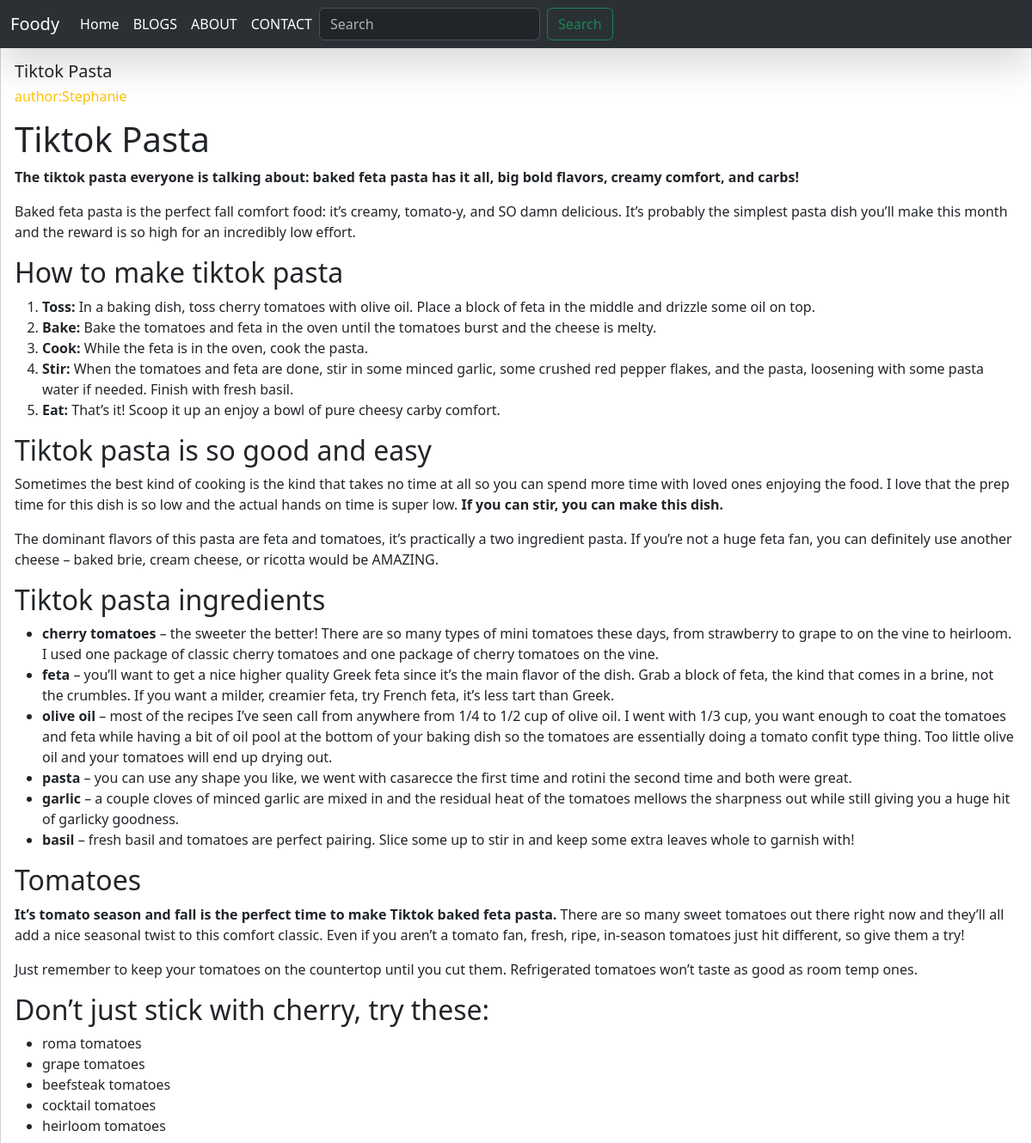
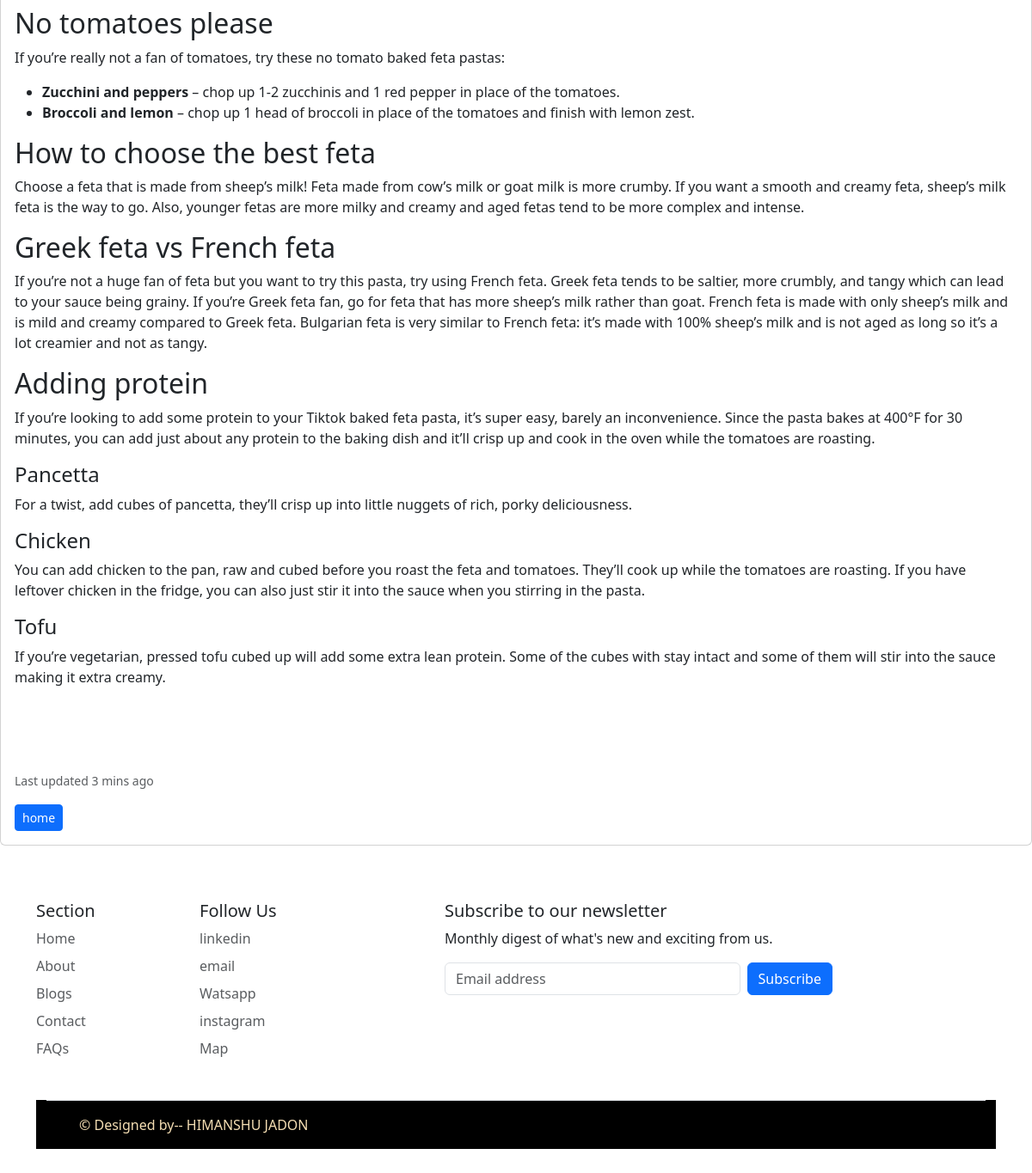
Page /viewBlog/4/ on the committed database (2 pictures, top to bottom).
### myapp2/models.py (models this page shows, shortened)
class Popular_blogs(models.Model):
    title=models.CharField(max_length=50)
    author=models.CharField(max_length=50)
    date=models.DateField(auto_now_add=True)
    content=RichTextField()
    image = models.ImageField(upload_to = "myapp2/images",default="")
    created_at=models.DateTimeField(auto_now_add=True)

### myapp2/views.py (the view)
# urls.py: path('viewBlog/<int:pk>/',views.view_block,name='viewBlog'),
def view_block(request,pk):    #pk-primary keys
    viewBlog=Popular_blogs.objects.get(pk=pk)
    return render(request,'viewBlog.html',{'viewBlog':viewBlog})

### templates/viewBlog.html (shortened to what this page needs)
{% extends 'home.html' %}
{% load static %}
{% block body %}
<div style="padding-top: 30px;">
<div class="card mb-3">
    <div class="card-body">
      <h5 class="card-title">{{viewBlog.title}}</h5>
      <h6 class="text-warning">author:{{viewBlog.author}} </h6>
      <p class="card-text">{{viewBlog.content|safe}}</p>
      <p class="card-text"><small class="text-body-secondary">Last updated 3 mins ago</small></p>
      <a href="/" class="btn btn-primary btn-sm">home</a>
    </div>
  </div>
</div>
{% endblock %}

### rows in the picture
Popular_blogs: title "Tiktok Pasta", author "Stephanie", content "Tiktok Pasta The tiktok pasta everyone is talking about: baked feta pasta has it all, big bold flavors, creamy comfort, and carbs! Baked feta pasta is the perfect fall comfort food: it’s creamy, tomato-y, and SO damn delicious. It’s probably the simplest pasta dish you’ll make this month and the reward is so high for an incredibly low effort. How to make tiktok pasta Toss: In a baking dish, toss cherry tomatoes with olive oil. Place a block of feta in the middle and drizzle some oil on top. Bake: Bake the tomatoes and feta in the oven until the tomatoes burst and the cheese is melty. Cook: While the feta is in the oven, cook the pasta. Stir: When the tomatoes and feta are done, stir in some…"
